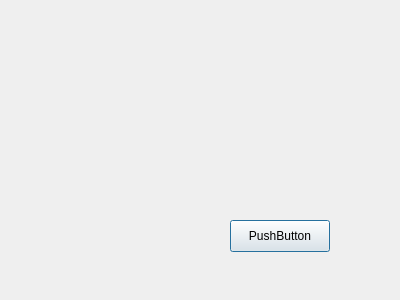
<?xml version="1.0" encoding="UTF-8"?>
<ui version="4.0">
 <class>Dialog</class>
 <widget class="QDialog" name="Dialog">
  <property name="geometry">
   <rect>
    <x>0</x>
    <y>0</y>
    <width>400</width>
    <height>300</height>
   </rect>
  </property>
  <property name="windowTitle">
   <string>Dialog</string>
  </property>
  <widget class="QPushButton" name="pushButton">
   <property name="geometry">
    <rect>
     <x>230</x>
     <y>220</y>
     <width>100</width>
     <height>32</height>
    </rect>
   </property>
   <property name="text">
    <string>PushButton</string>
   </property>
  </widget>
 </widget>
 <resources/>
 <connections/>
</ui>
